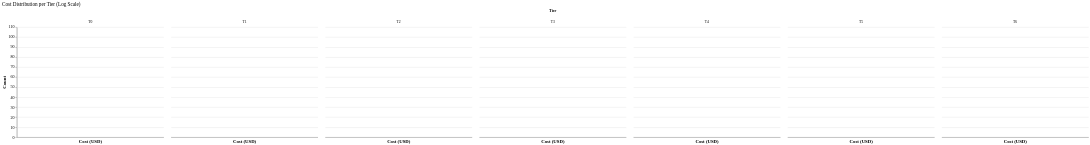

The Vega-Lite source for this figure:
### Vega-Lite specification from a JSON file in a GitHub repository (floating-point values rounded to 4 significant figures; data arrays with more than 128 entries replaced by an {"elided": "..."} marker saying what was removed)
{"config": {"font": "serif", "axis": {"labelFontSize": 11, "titleFontSize": 13, "gridColor": "#e0e0e0", "domainColor": "#333333"}, "legend": {"labelFontSize": 11, "titleFontSize": 12}, "title": {"fontSize": 14, "anchor": "start", "fontWeight": "normal"}, "view": {"stroke": null, "continuousWidth": 400, "continuousHeight": 300}, "mark": {"tooltip": true}}, "data": {"name": "data-64d7513493d099a2f4d794ca86624950"}, "facet": {"column": {"field": "tier", "sort": ["T0", "T1", "T2", "T3", "T4", "T5", "T6"], "title": "Tier", "type": "nominal"}}, "spec": {"mark": {"type": "bar"}, "encoding": {"x": {"bin": {"maxbins": 20}, "field": "cost_usd", "scale": {"base": 10, "type": "log"}, "title": "Cost (USD)", "type": "quantitative"}, "y": {"aggregate": "count", "title": "Count", "type": "quantitative"}}}, "title": "Cost Distribution per Tier (Log Scale)", "$schema": "https://vega.github.io/schema/vega-lite/v6.1.0.json", "datasets": {"data-64d7513493d099a2f4d794ca86624950": {"elided": "604 records"}}}
